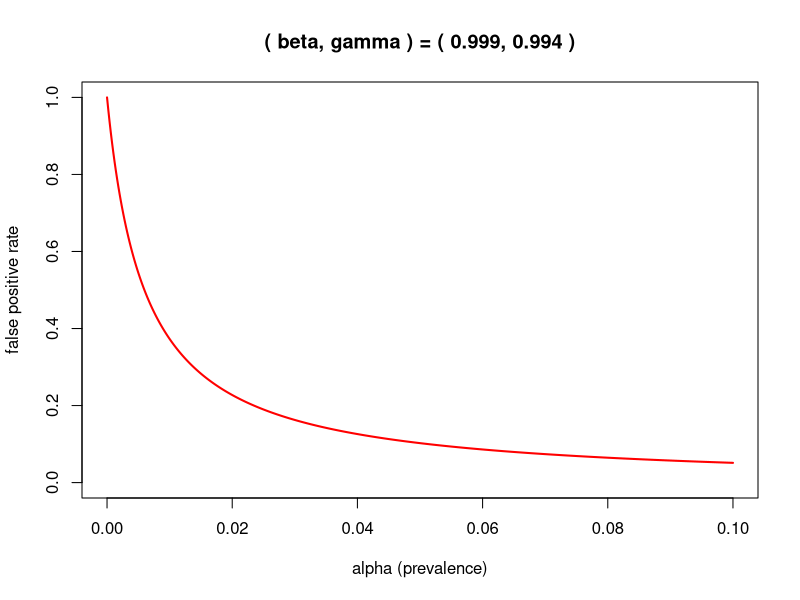
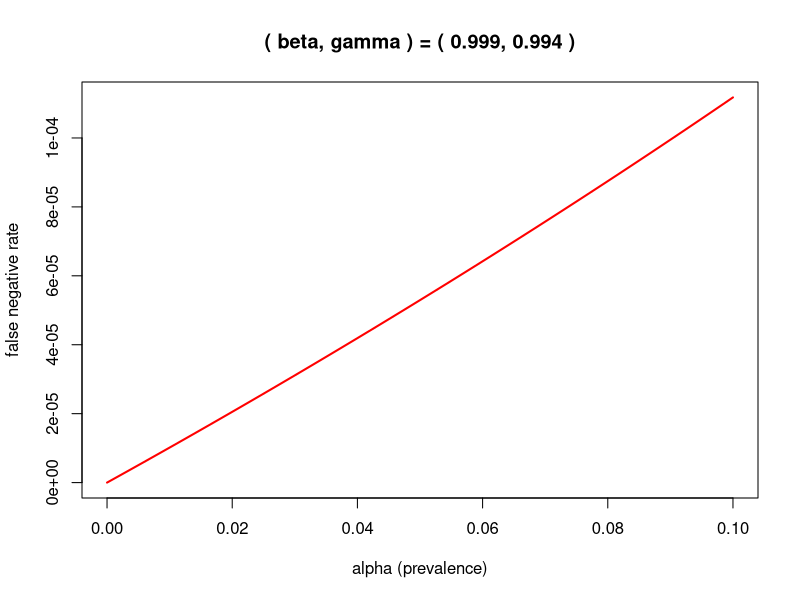
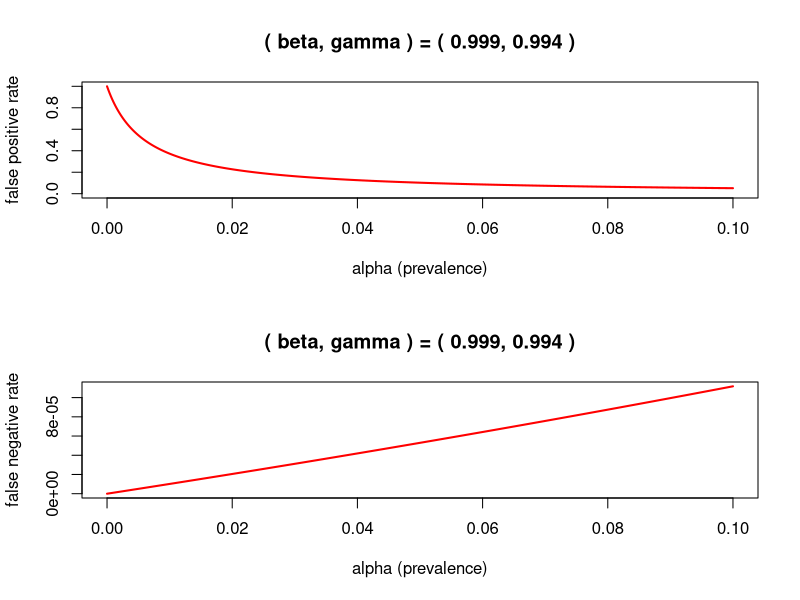

The R script that drew these images, in order:
# Ryan Luk
# STAT 206
# Credit: Prof. David Draper (draper), UCSC 2020
# I made slight modifications / cleaned up

# unbuffer the output (ctrl + w)
# setwd( 'C:/Users/Ryan Luk/Documents/Github/bayesian-statistics/case-study-1' )

##### HIV Study

# identifying someone as HIV+ when they are HIV-
false.positive.rate <- function( alpha, beta, gamma ) {

	fpr <- ( 1 - alpha ) * ( 1 - gamma ) / 
		( alpha * beta + ( 1 - alpha ) * ( 1 - gamma ) )
	return( fpr )

}

# identifying someone as HIV- when they are HIV+
false.negative.rate <- function( alpha, beta, gamma ) {

	fnr <- alpha * ( 1 - beta ) / 
		( alpha * ( 1 - beta ) + gamma * ( 1 - alpha ) )
	return( fnr )

}

# different values of alpha [,1] column
# different FPR results [,2] column
cbind( c( 0.005, 0.01, 0.02 ), 
	c( false.positive.rate( 0.005, 0.999, 0.994 ), 
	false.positive.rate( 0.01, 0.999, 0.994 ), 
	false.positive.rate( 0.02, 0.999, 0.994 ) ) )

# percent change between alpha = 0.005 and 0.010
# FPR rate goes up by 46%
abs( ( 0.5444596 - 0.3728814 ) / 0.3728814 )

# percent change between alpha = 0.010 and 0.020
# FPR rate goes up by 39%
abs( ( 0.2273782 - 0.3728814 ) / 0.3728814 )

# different values of alpha
# different FNR results
cbind( c( 0.005, 0.01, 0.02 ), 
	c( false.negative.rate( 0.005, 0.999, 0.994 ), 
	false.negative.rate( 0.01, 0.999, 0.994 ), 
	false.negative.rate( 0.02, 0.999, 0.994 ) ) )

# we can see that the FNR is extremely low and not sensitive to prevalence


# plotting FPR as a function of varying alpha
# alpha ranges from 0 to 0.100
alpha.grid <- seq( 0, 0.1, length = 500 )

plot( alpha.grid, false.positive.rate( alpha.grid, 0.999, 0.994 ),
	type = 'l', xlab = 'alpha (prevalence)', ylab = 'false positive rate',
	lwd = 2, col = 'red', ylim = c( 0, 1 ), 
	main = '( beta, gamma ) = ( 0.999, 0.994 )' )

# plotting FNR as a function of varying alpha
plot( alpha.grid, false.negative.rate( alpha.grid, 0.999, 0.994 ),
	type = 'l', xlab = 'alpha (prevalence)', ylab = 'false negative rate',
	lwd = 2, col = 'red', main = '( beta, gamma ) = ( 0.999, 0.994 )' )

# combining plots
par( mfrow = c( 2, 1 ) )

plot( alpha.grid, false.positive.rate( alpha.grid, 0.999, 0.994 ),
	type = 'l', xlab = 'alpha (prevalence)', ylab = 'false positive rate',
	lwd = 2, col = 'red', ylim = c( 0, 1 ), 
	main = '( beta, gamma ) = ( 0.999, 0.994 )' )

plot( alpha.grid, false.negative.rate( alpha.grid, 0.999, 0.994 ),
	type = 'l', xlab = 'alpha (prevalence)', ylab = 'false negative rate',	
	lwd = 2, col = 'red', main = '( beta, gamma ) = ( 0.999, 0.994 )' )

par( mfrow = c( 1, 1 ) )
